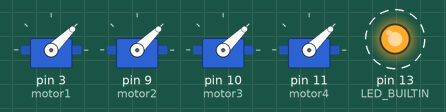
Bench run of a sketch on a simulated Arduino Uno, built with avr-gcc and run on an emulated ATmega328P. Shown: 4 × servo, output pins drawn as LEDs (lit = HIGH). Dashed ring = blinking.

Above: at 8.5 s.
Timing chart, 0 to 12.6 s (numbered marks = the images above):
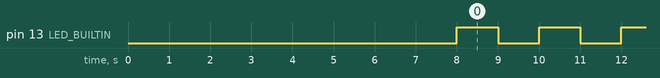

Measured:
- by itself, pin 13 (LED_BUILTIN): alternates HIGH for 1.0 s and LOW for 1.0 s

The sketch:

sketch_may15a.ino
```cpp
#include <Servo.h>

Servo motor1;
Servo motor2;
Servo motor3;
Servo motor4;

void setup() {
    //motors
    motor1.attach(3);
    motor2.attach(9);
    motor3.attach(10);
    motor4.attach(11);

    motor1.writeMicroseconds(1901);
    motor2.writeMicroseconds(1901);
    motor3.writeMicroseconds(1901);
    motor4.writeMicroseconds(1901);
    delay(2000);
    motor1.writeMicroseconds(1000);
    motor2.writeMicroseconds(1000);
    motor3.writeMicroseconds(1000);
    motor4.writeMicroseconds(1000);
    delay(6000);
     pinMode(LED_BUILTIN, OUTPUT);
    }

void loop() {
  digitalWrite(LED_BUILTIN, HIGH);   // turn the LED on (HIGH is the voltage level)
  delay(1000);                       // wait for a second
  digitalWrite(LED_BUILTIN, LOW);    // turn the LED off by making the voltage LOW
  delay(1000);                       // wait for a second
}
///*
//
//AUTHOR: Hazim Bitar (techbitar)
//DATE: Aug 29, 2013
//LICENSE: Public domain (use at your own risk)
//CONTACT: techbitar at gmail dot com (techbitar.com)
//
//*/
//
//
//#include <SoftwareSerial.h>
//
//SoftwareSerial BTSerial(10, 11); // RX | TX
//
//void setup()
//{
//  pinMode(9, OUTPUT);  // this pin will pull the HC-05 pin 34 (key pin) HIGH to switch module to AT mode
//  digitalWrite(9, HIGH);
//  Serial.begin(9600);
//  Serial.println("Enter AT commands:");
//  BTSerial.begin(38400);  // HC-05 default speed in AT command more
//}
//
//void loop()
//{
//
//  // Keep reading from HC-05 and send to Arduino Serial Monitor
//  if (BTSerial.available())
//    Serial.write(BTSerial.read());
//
//  // Keep reading from Arduino Serial Monitor and send to HC-05
//  if (Serial.available())
//    BTSerial.write(Serial.read());
//}
```
